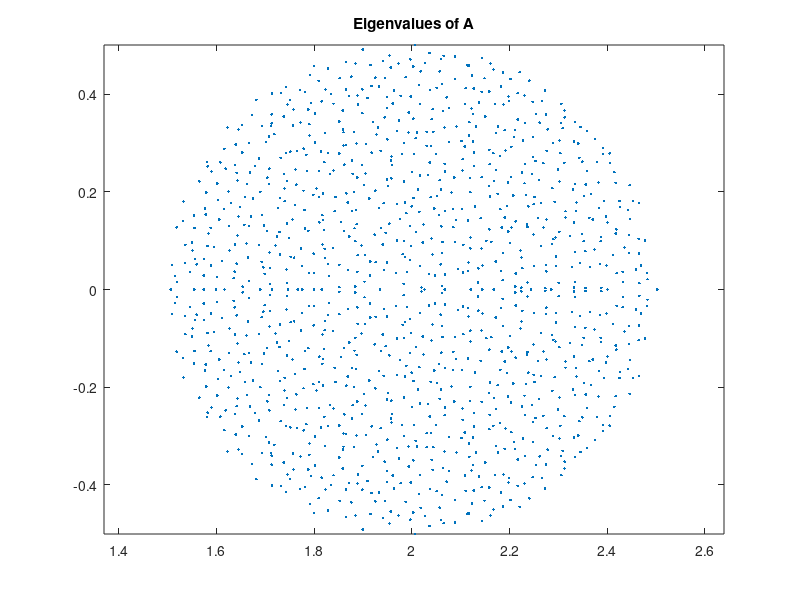

Here is the MATLAB script that generated this plot: (Note: this script raises an error after producing the figure.)

m = 1200;
A = 2*eye(m) + 0.5*randn(m,m)/sqrt(m);
plot(eig(A),'.')
axis equal, title('Eigenvalues of A')

b = ones(m,1);
[Q,H] = arnoldi(A,b,15);
resnorm = [];
for n = 1:15
    e1 = eye(n+1,1);
    yn = H(1:n+1,1:n) \ (norm(b)*e1);
    resnorm(n) = norm( H(1:n+1,1:n)*yn - norm(b)*e1 );
    xn = Q(:,1:n)*yn;
end

semilogy(resnorm,'o-')
xlabel('n'), ylabel('norm of residual')
title('Convergence of GMRES residual')

semilogy(resnorm,'o-')
hold on
semilogy([1 15],norm(b)*.25.^([1 15]),'--')
xlabel('n'), ylabel('norm of residual')
title('Convergence of GMRES residual')

theta = linspace(0,pi,m)';
d = (-2+2*sin(theta)) + 1i*cos(theta);
D = diag(d);
A = A + D;
lam = eig(A);
plot(lam,'.')
axis equal, title('Eigenvalues of A')

b = ones(m,1);
[Q,H] = arnoldi(A,b,80);
resnorm = [];
for n = 1:80
    e1 = eye(n+1,1);
    yn = H(1:n+1,1:n) \ (norm(b)*e1);
    resnorm(n) = norm( H(1:n+1,1:n)*yn - norm(b)*e1 );
    xn = Q(:,1:n)*yn;
end

semilogy(resnorm,'.-')
hold on, semilogy([0 80],norm(b)*.25.^([0 80]),'--')
xlabel('n'), ylabel('norm of residual')
title('Convergence of GMRES residual')


